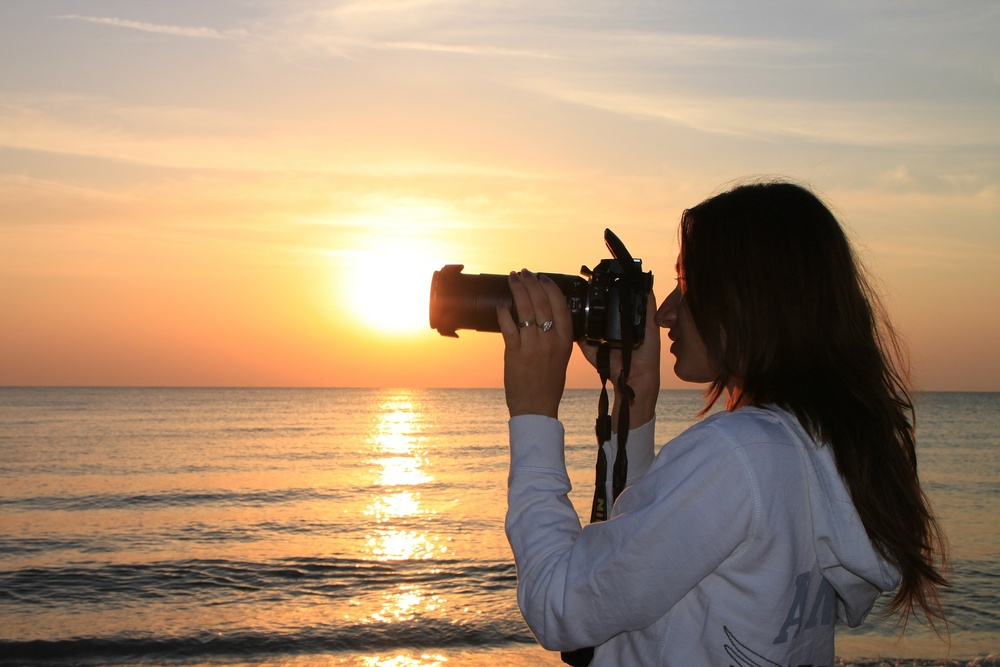
#> input picture dire.jpg, 1000 x 667 px, shrunk from 1920 x 1280 before the run
$ python houghCircle.py
#> lines starting #> are read from the running program, lines starting #| are printed output that depends on the picture
import cv2
import numpy as np

img = cv2.imread('dire.jpg',0)
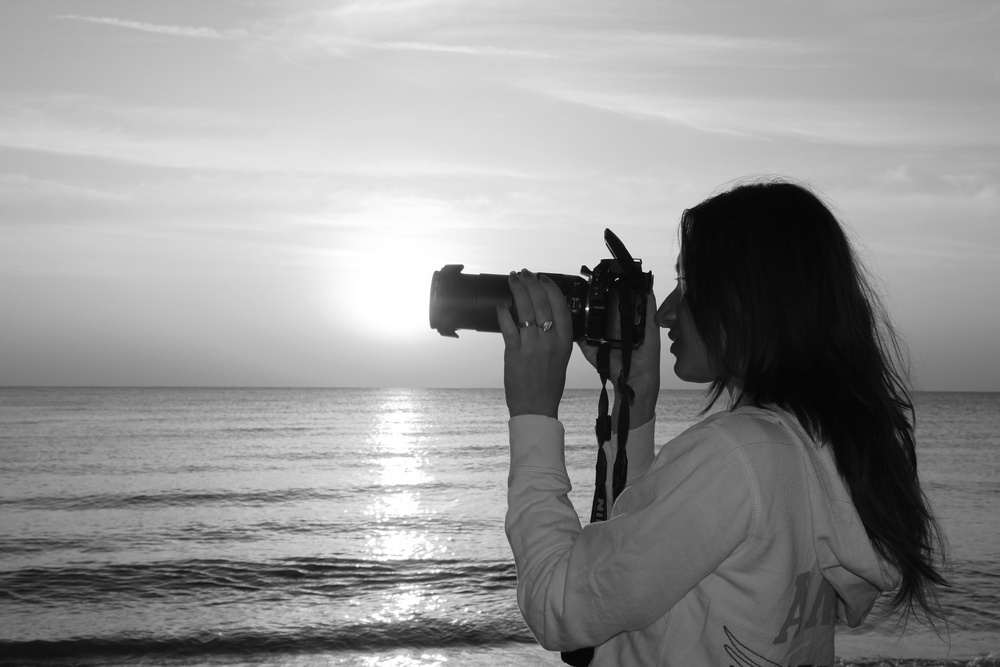
#> img: shape (667, 1000); min 1, max 255, mean 147.3
img = cv2. medianBlur(img,5)
cimg = cv2.cvtColor(img,cv2.COLOR_GRAY2BGR)

circles = cv2.HoughCircles(img,cv2.HOUGH_GRADIENT,1,20,param1=50,param2=30,minRadius=0,maxRadius=0)
#> circles = 785 rows, first 8: [313.5, 109.5, 496.1], [388.5, 351.5, 271.5], [263.5, 60.5, 565.5], [293.5, 336.5, 327], [313.5, 332.5, 306.9], [312.5, 85.5, 540.4], [277.5, 2.5, 588.6], [318.5, 54.5, 523.8]
circles = np.uint16(np.around(circles))
#> circles = 785 rows, first 8: [314, 110, 496], [388, 352, 272], [264, 60, 566], [294, 336, 327], [314, 332, 307], [312, 86, 540], [278, 2, 589], [318, 54, 524]
for i in circles[0,:]:
    #draw the outer circle
#> (the run stopped early here; a loop or call above may not have finished)
